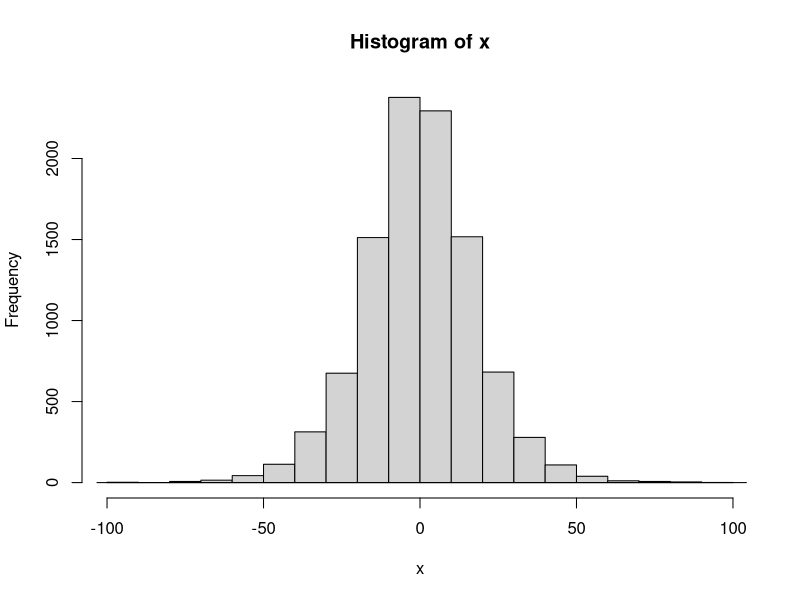
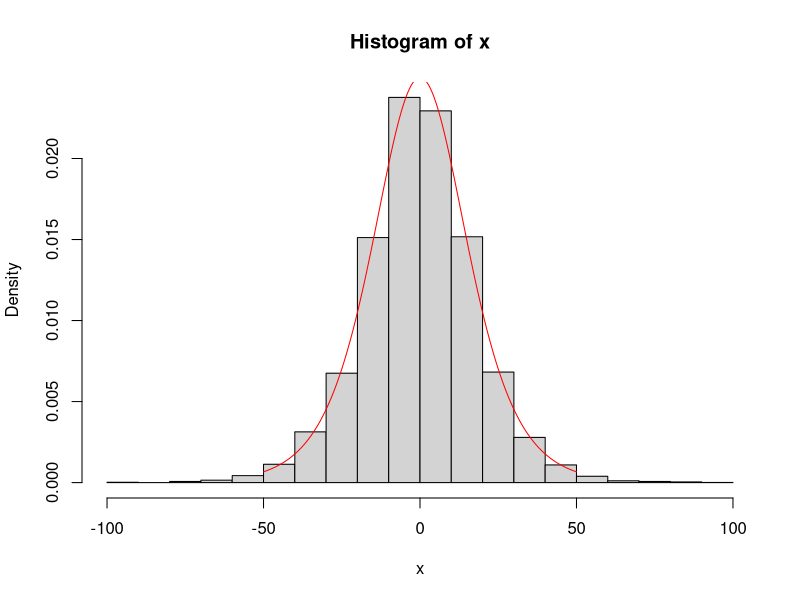
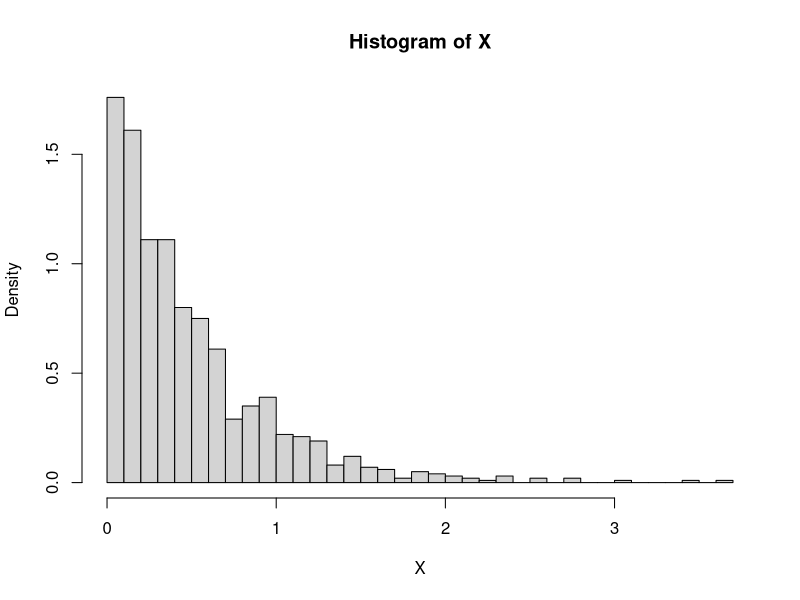
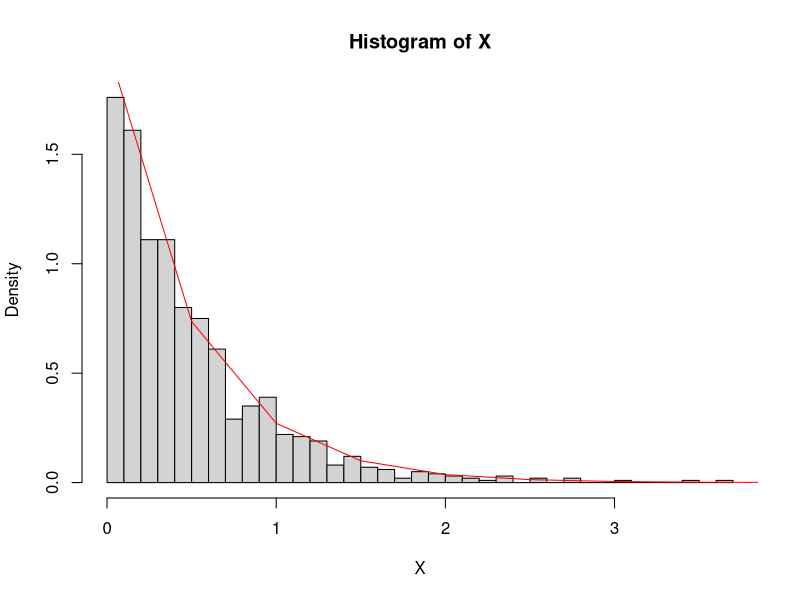
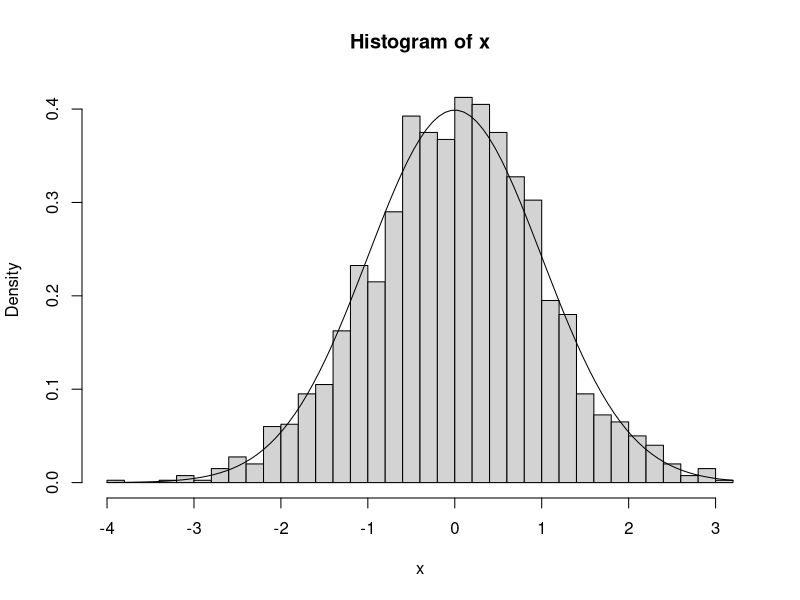
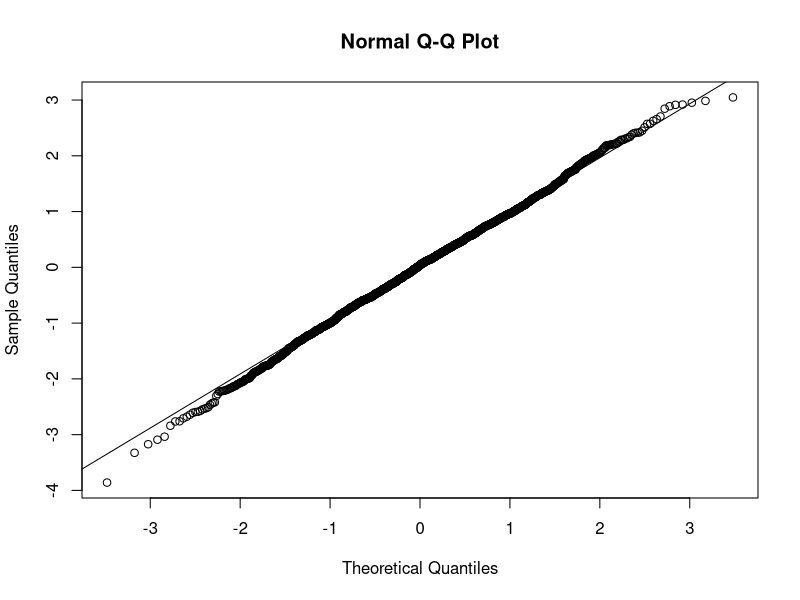
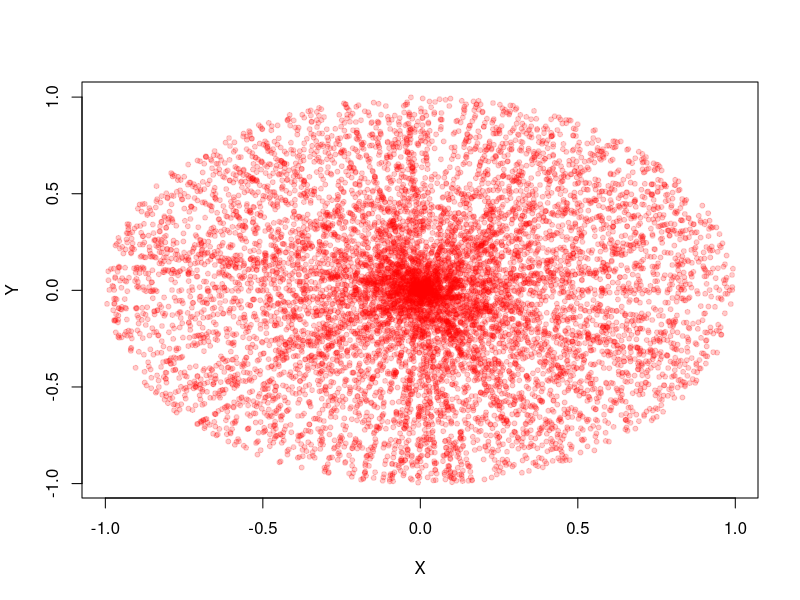
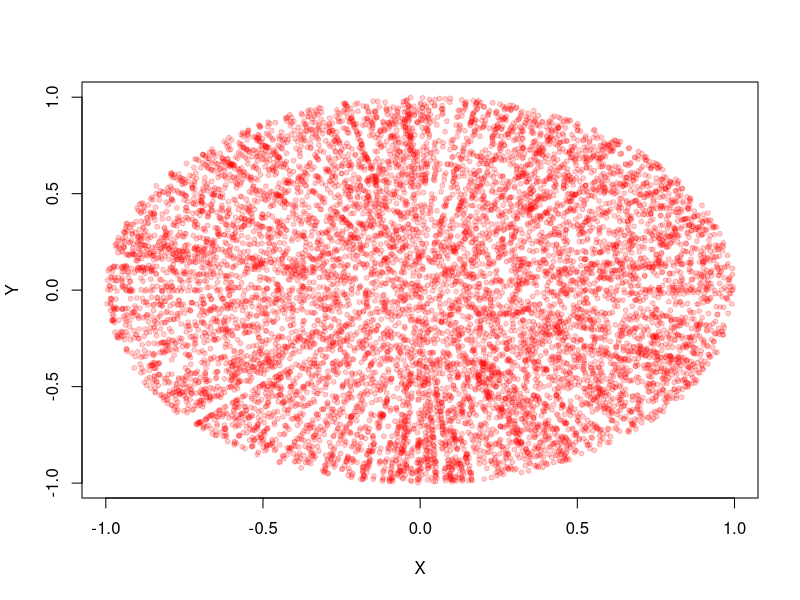

These figures' R source, in order:
## First example: Logistic random variable generation

set.seed(123)
logistic_rvgen <- function(lamb,n=1){
  # Recall the signature for runif(n,high,low)
  u=runif(n)
  x=-log((1/u)-1)/lamb
  return(x)
}

lamb=0.1
n=10000
x=logistic_rvgen(lamb, n)
hist(x)
lines(density(x))

y=seq(-50,50,0.5)
fy=lamb*exp(-lamb*y)/((1.0+exp(-lamb*y))^2)
hist(x, freq  = F)
lines(y,fy, col = "red")

## Second example - Exponential random variable generation 

n = 1e3
lambda = 2
U = runif(n)
X = - 1/lambda*log(U)
hist(X, breaks = 30, freq=F)

Y=seq(0,50,0.5)
fy=lambda*exp(-lambda*Y)
hist(X, breaks = 30, freq  = F)
lines(Y,fy, col = "red")

## Third example - Box-Mueller transformation 

u1 = runif(n)
u2 = runif(n)
x1 = sqrt(-2*log(u1))*cos(2*pi*u2)
x2 = sqrt(-2*log(u1))*sin(2*pi*u2)
x = c(x1,x2)

hist(x,breaks = 30, freq = F)
curve(dnorm,add=T)

qqnorm(x)
qqline(x)

ks.test(x,pnorm)

## Fourth Example - Uniform Disk

R = runif(1e4,0,1)
theta = 2*pi*runif(1e3,0,1)
X = R*cos(theta);Y = R*sin(theta) # This won't work 
plot(X,Y, pch = 20, col=rgb(1,0,0,0.2)) #Not uniform 

X = sqrt(R)*cos(theta);Y = sqrt(R)*sin(theta)
plot(X,Y,pch = 20, col=rgb(1,0,0,0.2))

## Same problem - different method - accept-reject 

arfunction <- function(n){
  rvx = rep(0,n)
  rvy = rep(0,n)
  a = 0
  for (i in 1:n){
    x = runif(1,min = -1,max = 1)
    y = runif(1,min = -1, max = 1)
    if (x^2 + y^2 <= 1){
      rvx[i] = x
      rvy[i] = y 
      a = a + 1
    }
  }
  cat("Efficiency is ", a/n)  
  plot(rvx,rvy)
  title("Uniform on a disc")
}

n = 5000; arfunction(n)

## Now your turn



